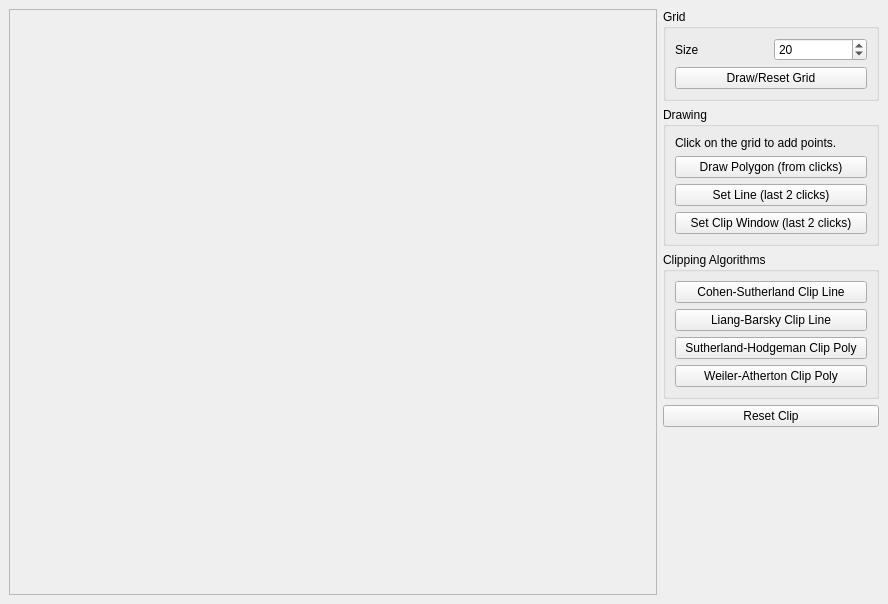
<?xml version="1.0" encoding="UTF-8"?>
<ui version="4.0">
 <class>MainWindow</class>
 <widget class="QMainWindow" name="MainWindow">
  <property name="geometry">
   <rect>
    <x>0</x>
    <y>0</y>
    <width>888</width>
    <height>604</height>
   </rect>
  </property>
  <property name="windowTitle">
   <string>Clipping Algorithms</string>
  </property>
  <widget class="QWidget" name="centralwidget">
   <layout class="QHBoxLayout" name="horizontalLayout" stretch="3,1">
    <item>
     <widget class="my_label" name="frame">
      <property name="minimumSize">
       <size>
        <width>600</width>
        <height>500</height>
       </size>
      </property>
      <property name="frameShape">
       <enum>QFrame::Shape::StyledPanel</enum>
      </property>
      <property name="frameShadow">
       <enum>QFrame::Shadow::Sunken</enum>
      </property>
      <property name="text">
       <string/>
      </property>
     </widget>
    </item>
    <item>
     <layout class="QVBoxLayout" name="verticalLayout">
      <item>
       <widget class="QGroupBox" name="groupGrid">
        <property name="title">
         <string>Grid</string>
        </property>
        <layout class="QGridLayout" name="gridLayout">
         <item row="0" column="0">
          <widget class="QLabel" name="label">
           <property name="text">
            <string>Size</string>
           </property>
          </widget>
         </item>
         <item row="0" column="1">
          <widget class="QSpinBox" name="spinGridSize">
           <property name="minimum">
            <number>5</number>
           </property>
           <property name="maximum">
            <number>50</number>
           </property>
           <property name="value">
            <number>20</number>
           </property>
          </widget>
         </item>
         <item row="1" column="0" colspan="2">
          <widget class="QPushButton" name="btnDrawGrid">
           <property name="text">
            <string>Draw/Reset Grid</string>
           </property>
          </widget>
         </item>
        </layout>
       </widget>
      </item>
      <item>
       <widget class="QGroupBox" name="groupDrawing">
        <property name="title">
         <string>Drawing</string>
        </property>
        <layout class="QVBoxLayout" name="verticalLayout_2">
         <item>
          <widget class="QLabel" name="lblInfo">
           <property name="text">
            <string>Click on the grid to add points.</string>
           </property>
           <property name="wordWrap">
            <bool>true</bool>
           </property>
          </widget>
         </item>
         <item>
          <widget class="QPushButton" name="btnDrawPolygon">
           <property name="text">
            <string>Draw Polygon (from clicks)</string>
           </property>
          </widget>
         </item>
         <item>
          <widget class="QPushButton" name="btnSetLine">
           <property name="text">
            <string>Set Line (last 2 clicks)</string>
           </property>
          </widget>
         </item>
         <item>
          <widget class="QPushButton" name="btnSetClipWindow">
           <property name="text">
            <string>Set Clip Window (last 2 clicks)</string>
           </property>
          </widget>
         </item>
        </layout>
       </widget>
      </item>
      <item>
       <widget class="QGroupBox" name="groupClipping">
        <property name="title">
         <string>Clipping Algorithms</string>
        </property>
        <layout class="QVBoxLayout" name="verticalLayout_3">
         <item>
          <widget class="QPushButton" name="btnCohenSutherland">
           <property name="text">
            <string>Cohen-Sutherland Clip Line</string>
           </property>
          </widget>
         </item>
         <item>
          <widget class="QPushButton" name="btnLiangBarsky">
           <property name="text">
            <string>Liang-Barsky Clip Line</string>
           </property>
          </widget>
         </item>
         <item>
          <widget class="QPushButton" name="btnSutherlandHodgeman">
           <property name="text">
            <string>Sutherland-Hodgeman Clip Poly</string>
           </property>
          </widget>
         </item>
         <item>
          <widget class="QPushButton" name="btnWeilerAtherton">
           <property name="text">
            <string>Weiler-Atherton Clip Poly</string>
           </property>
          </widget>
         </item>
        </layout>
       </widget>
      </item>
      <item>
       <widget class="QPushButton" name="btnResetClip">
        <property name="text">
         <string>Reset Clip</string>
        </property>
       </widget>
      </item>
      <item>
       <spacer name="verticalSpacer">
        <property name="orientation">
         <enum>Qt::Orientation::Vertical</enum>
        </property>
        <property name="sizeHint" stdset="0">
         <size>
          <width>20</width>
          <height>40</height>
         </size>
        </property>
       </spacer>
      </item>
     </layout>
    </item>
   </layout>
  </widget>
 </widget>
 <customwidgets>
  <customwidget>
   <class>my_label</class>
   <extends>QLabel</extends>
   <header>my_label.h</header>
  </customwidget>
 </customwidgets>
 <resources/>
 <connections/>
</ui>
